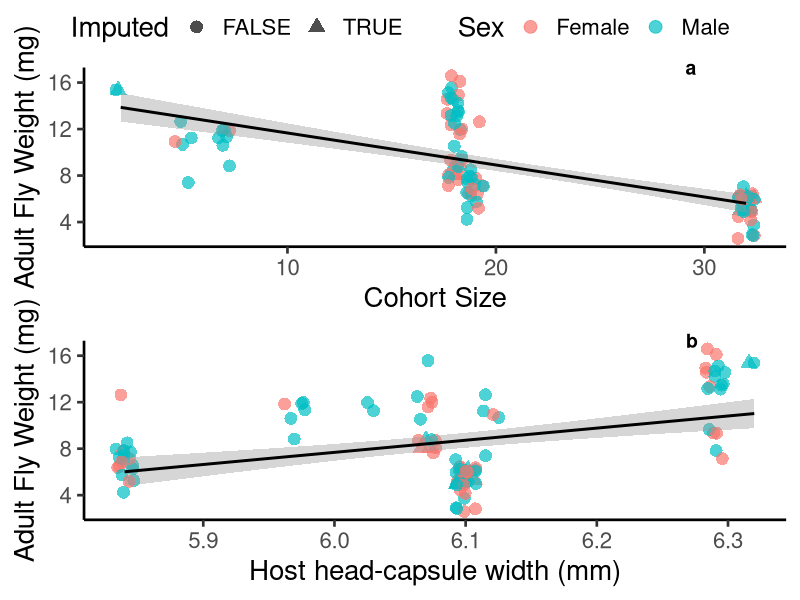
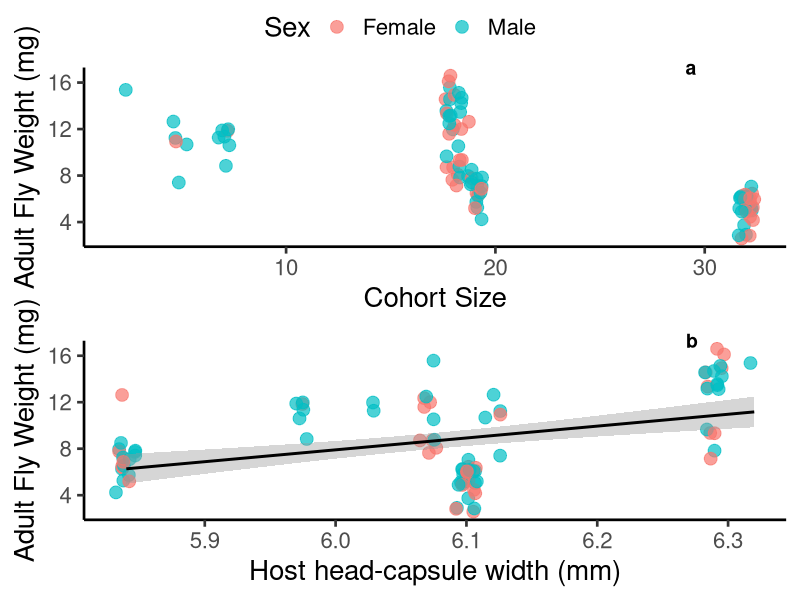

Source code (R) for these figures, in order: (Note: this script raises an error after producing the figures.)
#Script for Building cohort and size figures and analysis
#Keaton Wilson
#keatonwilson@me.com
#2018-09-06
#Packages
library(tidyverse)
library(caret)
library(VIM)
library(ggpubr)
library(car)
library(nlme)
library(lme4)

#Importing the master data file
tach_master = read_csv(file = "Data/TachDataFull.csv")

#Cleaning up a bit
tach_master = tach_master %>%
  select(-SiblingNumber, -NutritionIndex)
tach_master$Sex = factor(tach_master$Sex)

#First steps: 1. Let's get sibling numbers for each group so we can calculate the nutritional index.
siblings = tach_master %>%
  group_by(CaterpillarID) %>%
  summarize(sib_number = max(FlyID))

#left_Join this
tach_master = tach_master %>%
  left_join(siblings)

#Generating a Nutritional Index that is the head capsule width divided by the number of siblings in a cohort
tach_master = tach_master %>%
  mutate(nut_index = HeadCapsuleWidth/sib_number)

#Let's impute missing values with a weighted mean
tach_master_impute = as.tibble(kNN(tach_master, variable = colnames(tach_master[8:13]), numFun = "weightedMean"))
tach_master_impute$FlyWeight = as.numeric(tach_master_impute$FlyWeight)

#Number of imputations
tach_master_impute %>%
  select(UniqueFlyID, FlyWeight_imp:LegsWeight_imp) %>%
  summarize(sum_fw = sum(FlyWeight_imp),
            sum_hw = sum(HeadWeight_imp),
            sum_thw = sum(ThoraxWeight_imp),
            sum_abw = sum(AbWeight_imp),
            sum_ww = sum(WingWeight_imp),
            sum_lw = sum(LegsWeight_imp))

#Total observations 
tach_master_impute %>%
  select(FlyWeight, HeadWeight, ThoraxWeight, AbWeight, WingWeight, LegsWeight) %>%
  summarize(n())


##PLOTS##
#Fly weight as a function of sibling number
Fig.1 = ggplot(tach_master_impute, aes(x = sib_number, y = FlyWeight, color = Sex)) +
  geom_jitter(size = 4, alpha = 0.7, aes(shape = FlyWeight_imp)) +
  theme_classic(base_size = 20) +
  geom_smooth(method = "lm", aes(group = 1), color = "black") +
  xlab("Cohort Size") +
  ylab("Adult Fly Weight (mg)") +
  scale_color_discrete(labels = c("Female", "Male")) +
  scale_shape_discrete("Imputed")

#ggsave(Fig.1, file = "./output/Fig.1.pdf", device = "pdf", width = 10, height = 8, units = "in")

#Summary table
tach_master_impute %>%
  group_by(CaterpillarID) %>%
  summarize(sib_number = mean(sib_number),
            avg_fly_weight = mean(FlyWeight, na.rm = TRUE), 
            n = n()) %>%
  arrange(desc(sib_number))

#Fly weight as a function of head capsule size
Fig.2 = ggplot(tach_master_impute, aes(x = HeadCapsuleWidth, y = FlyWeight, color = Sex)) +
  geom_jitter(size = 4, alpha = 0.7, aes(shape = FlyWeight_imp)) +
  theme_classic(base_size = 20) +
  geom_smooth(method = "lm", aes(group = 1), color = "black") +
  xlab("Host head-capsule width (mm)") +
  ylab("Adult Fly Weight (mg)") +
  scale_color_discrete(labels = c("Female", "Male")) +
  scale_shape_discrete("Imputed")

fig_2_panel = ggarrange(Fig.1, Fig.2, labels = "auto", label.x = 0.85, common.legend = TRUE, nrow = 2)

ggsave(fig_2_panel, file = "./output/Fig.2.pdf", device = "pdf", width = 8.5, height = 11, units = "in")

#best model seems to be one that includes both cohort size and headcapsule width, additively.
lm0 = lm(FlyWeight ~ sib_number, data = tach_master_impute)
lm1 = lm(FlyWeight ~ sib_number + HeadCapsuleWidth, data = tach_master_impute)
lm2 = lm(FlyWeight ~ sib_number*HeadCapsuleWidth, data = tach_master_impute)
lm3 = lm(FlyWeight ~ sib_number*HeadCapsuleWidth*Sex, data = tach_master_impute)

summary(lm0)
summary(lm1)
summary(lm2)
summary(lm3)

AIC(lm0)
AIC(lm1)
AIC(lm2)
AIC(lm3)

#EVERYTHING IS THE SAME AS ABOVE EXCEPT NO IMPUTATION
tach_master = tach_master %>%
  mutate(FlyWeight = as.numeric(FlyWeight))

#Fly weight as a function of sibling number
Fig.1 = ggplot(tach_master, aes(x = sib_number, y = FlyWeight, color = Sex)) +
  geom_jitter(size = 4, alpha = 0.7) +
  theme_classic(base_size = 20) +
  xlab("Cohort Size") +
  ylab("Adult Fly Weight (mg)") +
  scale_color_discrete(labels = c("Female", "Male"))

#ggsave(Fig.1, file = "./output/Fig.1.pdf", device = "pdf", width = 10, height = 8, units = "in")

#Summary table
tach_master %>%
  group_by(CaterpillarID) %>%
  summarize(sib_number = mean(sib_number),
            avg_fly_weight = mean(FlyWeight, na.rm = TRUE), 
            n = n()) %>%
  arrange(desc(sib_number))

#Fly weight as a function of head capsule size
Fig.2 = ggplot(tach_master, aes(x = HeadCapsuleWidth, y = FlyWeight, color = Sex)) +
  geom_jitter(size = 4, alpha = 0.7) +
  theme_classic(base_size = 20) +
  geom_smooth(method = "lm", aes(group = 1), color = "black") +
  xlab("Host head-capsule width (mm)") +
  ylab("Adult Fly Weight (mg)") +
  scale_color_discrete(labels = c("Female", "Male"))

fig_2_panel = ggarrange(Fig.1, Fig.2, labels = "auto", label.x = 0.85, common.legend = TRUE, nrow = 2)

ggsave(fig_2_panel, file = "/Users/KeatonWilson/Documents/Writing/Tachinid Development/Figures/Nature Figures/no_impute/Fig2Panel.pdf", device = "pdf", width = 8.5, height = 11, units = "in")

#best model seems to be one that includes both cohort size and headcapsule width, additively.
lm0 = lm(FlyWeight ~ sib_number, data = tach_master)
lm1 = lm(FlyWeight ~ sib_number + HeadCapsuleWidth, data = tach_master)
lm2 = lm(FlyWeight ~ sib_number*HeadCapsuleWidth, data = tach_master)
lm3 = lm(FlyWeight ~ sib_number*HeadCapsuleWidth*Sex, data = tach_master)

summary(lm0)
summary(lm1)
summary(lm2)
summary(lm3)

AIC(lm0)
AIC(lm1)
AIC(lm2)
AIC(lm3)

#Can we do this in an lme context?
library(lme4)
library(car)
library(MASS)
library(lmerTest)

lme_1 =  lmer(FlyWeight ~ sib_number + HeadCapsuleWidth + (1|CaterpillarID), data = tach_master)

#Random slopes and intercepts - this model is actually better based on AIC
lme_1 = lme(FlyWeight ~ sib_number + HeadCapsuleWidth, 
            data = tach_master,
          random = ~1|CaterpillarID, na.action = na.omit)
summary(lme_1)
summary(lme_1)
anova(lme_1, type = 2)

install.packages('effects')
library(effects)
newdat <- expand.grid(sib_number=c(min(tach_master$sib_number),
                                   max(tach_master$sib_number)),
                      HeadCapsuleWidth=c(min(tach_master$HeadCapsuleWidth),
                                         max(tach_master$HeadCapsuleWidth)))
plot(predictorEffect("sib_number", lme_1))
plot(predictorEffect("HeadCapsuleWidth", lme_1))


pred1df = data.frame(pred = predictorEffect("sib_number", lme_1))

tach_master %>%
  dplyr::select(CaterpillarID, Sex, HeadCapsuleWidth, FlyWeight, sib_number) %>%
  drop_na() %>%
ggplot(aes(x=sib_number, y=FlyWeight)) +
  geom_jitter(aes(color = Sex)) +
  geom_line(data = pred1df, aes(x = pred.sib_number, y = pred.fit)) +
  geom_ribbon(data = pred1df, aes(x = pred.sib_number, ymin = pred.lower, ymax = pred.upper))

#Residual plot
tach_master_no_na = tach_master %>%
  filter(!is.na(FlyWeight) & !is.na(HeadCapsuleWidth))

lm_resid = lm(FlyWeight ~ HeadCapsuleWidth, data = tach_master_no_na)

tach_master_no_na %>%
  mutate(resid = residuals(lm_resid)) %>%
  ggplot(aes(x = resid, y = FlyWeight)) +
  geom_point() +
  geom_smooth(method = "lm") +
  theme_classic()

#Checking average differences between males and females #IMPUTED
tach_master_impute %>%
  group_by(Sex) %>%
  summarize(avg_weight = mean(FlyWeight, na.rm = TRUE),
            sd = sd(FlyWeight, na.rm = TRUE),
            n = n())

lm.sex = lm(FlyWeight ~ Sex, data = tach_master_impute)
summary(lm.sex)

#Checking average differences between males and females #NON-IMPUTED
tach_master %>%
  group_by(Sex) %>%
  summarize(avg_weight = mean(FlyWeight, na.rm = TRUE),
            sd = sd(FlyWeight, na.rm = TRUE),
            n = n())

lm.sex = lm(FlyWeight ~ Sex, data = tach_master)
summary(lm.sex)

tach_master_impute %>%
  filter(!is.na(FlyWeight)) %>%
  mutate(residuals = lm0$residuals) %>%
  ggplot(aes(x = residuals, y = HeadCapsuleWidth)) +
  geom_point() +
  geom_smooth(method = "lm") +
  theme_classic()

#Also interesting to note how sex doesn't come into play here... it makes the model worse. Indicating that this relationship isn't
#different among the sexes

#Also need to show that there is a positive correlation between head-capsule width and weight @ wander
#Read in bigger data set

head_cap_wander = read_csv(file = "Data/Parasitized Caterpillar Data.csv")

head_cap_wander %>%
  filter(is.na(Parasitized)) %>%
  filter(HeadCapsuleWidth > 5) %>%
ggplot(aes(x = HeadCapsuleWidth, y = WanderWeight)) +
  geom_jitter(size = 3, alpha = 0.6) +
  theme_classic() +
  geom_smooth(method = "lm") +
  xlab("Head Capsule Width (mm)") +
  ylab("Weight at wandering (g)")

d1 = head_cap_wander %>%
  filter(is.na(Parasitized)) %>%
  filter(HeadCapsuleWidth > 5)

lm_test = lm(WanderWeight ~ HeadCapsuleWidth, data = d1)

lm_head_cap = lm(WanderWeight ~ HeadCapsuleWidth, data = head_cap_wander %>%
                   filter(is.na(Parasitized)))
summary(lm_head_cap)

#Not great - but there are a lot of other variables embedded in that - perhaps it's better to use other examples from the literature.


old_data_size = tibble(CaterpillarID = c(3, 6, 7, 14, 18, 19, 23, 24, 25, 26, 34, 37, 38, 40), sib_number = c(13, 8, 47, 50, 12, 5, 30, 17, 26, 31, 30, 22, 30, 35))

cohort_size = bind_rows(old_data_size, siblings)

ggplot(cohort_size, aes(x = sib_number)) +
  geom_histogram(binwidth = 5, aes(y = ..density..)) +
  geom_density() +
  theme_classic()

#Trying stuff out
tach_master

ggplot(tach_master, aes(x = WanderWeight, y = FlyWeight, color = Sex)) +
  geom_point() +
  theme_classic() 
ggplot(tach_master, aes(y = HeadCapsuleWidth, x = WanderWeight)) +
  geom_point() +
  theme_classic()

summary(lm(WanderWeight ~ HeadCapsuleWidth, data = tach_master))

tach_lm = tach_master %>%
  select(WanderWeight, HeadCapsuleWidth) %>%
  drop_na() %>%
  distinct() 

summary(lm(HeadCapsuleWidth ~ WanderWeight, data = tach_lm))
